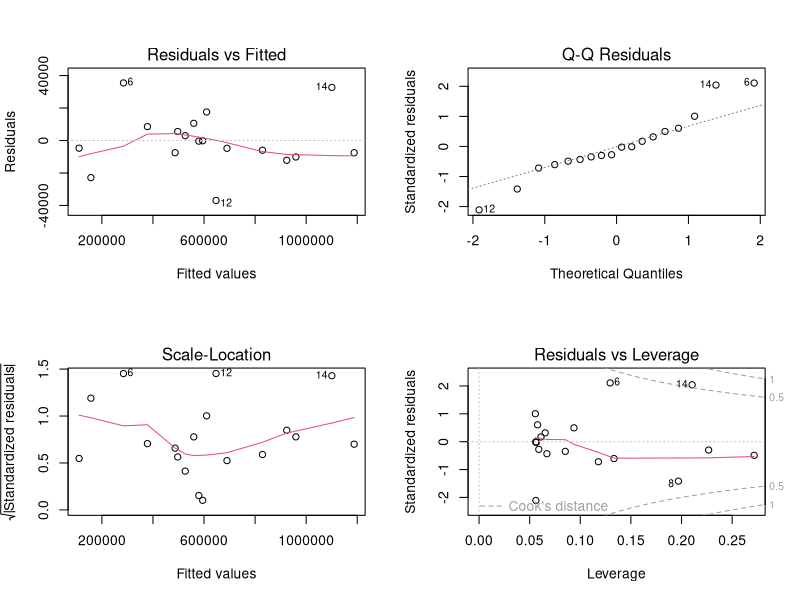

The R source for this figure:
## ---- chunk 1
knitr::opts_chunk$set(echo = FALSE)
## ---- chunk 2
playbill <- read.csv(file.path("playbill.csv"))
## ---- chunk 3
pb_fit1 <- lm(CurrentWeek ~ LastWeek, data = playbill)

## ---- chunk 4
confint(pb_fit1)[2, ]
## ---- chunk 5
h_0 <- 10000
h_obs <- coef(pb_fit1)[[1]]
h_obs_se <- summary(pb_fit1)$coef[1, 2]

tobs <- (h_obs - h_0) / h_obs_se
(pobs <- 2 * pt(abs(tobs), nrow(playbill) - 2, lower.tail = FALSE))
## ---- chunk 6
predict(pb_fit1, data.frame(LastWeek = 400000), interval = "prediction")
## ---- chunk 7
par(mfrow = c(2, 2))
plot(pb_fit1)
## ---- chunk 8
beta0 <- 0.6417099
beta0_se <- 0.122707
beta0_t <- 5.248
beta0_margin <- 1.96 * beta0_se
(beta0_95 <- c(beta0 - beta0_margin, beta0 + beta0_margin))
## ---- chunk 9
beta <- 0.01
beta_obs_se <- 0.0008184
beta_obs <- 0.0112916
tval <- (beta - beta_obs) / beta_obs_se
(pobs <- 2 * pt(abs(tval), 30 - 1, lower.tail = FALSE))
## ---- chunk 10
beta0 <- 0.6417099
beta1 <- 0.0112916
rse <- 0.3298
n <- 30
df <- n - 2
rss <- rse^2 * df
mse <- rss / n 

time <- beta0 + beta1 * 130
err <- qt(0.975, 28) * sqrt(mse) * sqrt(1 + 1 / n)
upr <- time + err
lwr <- time - err
